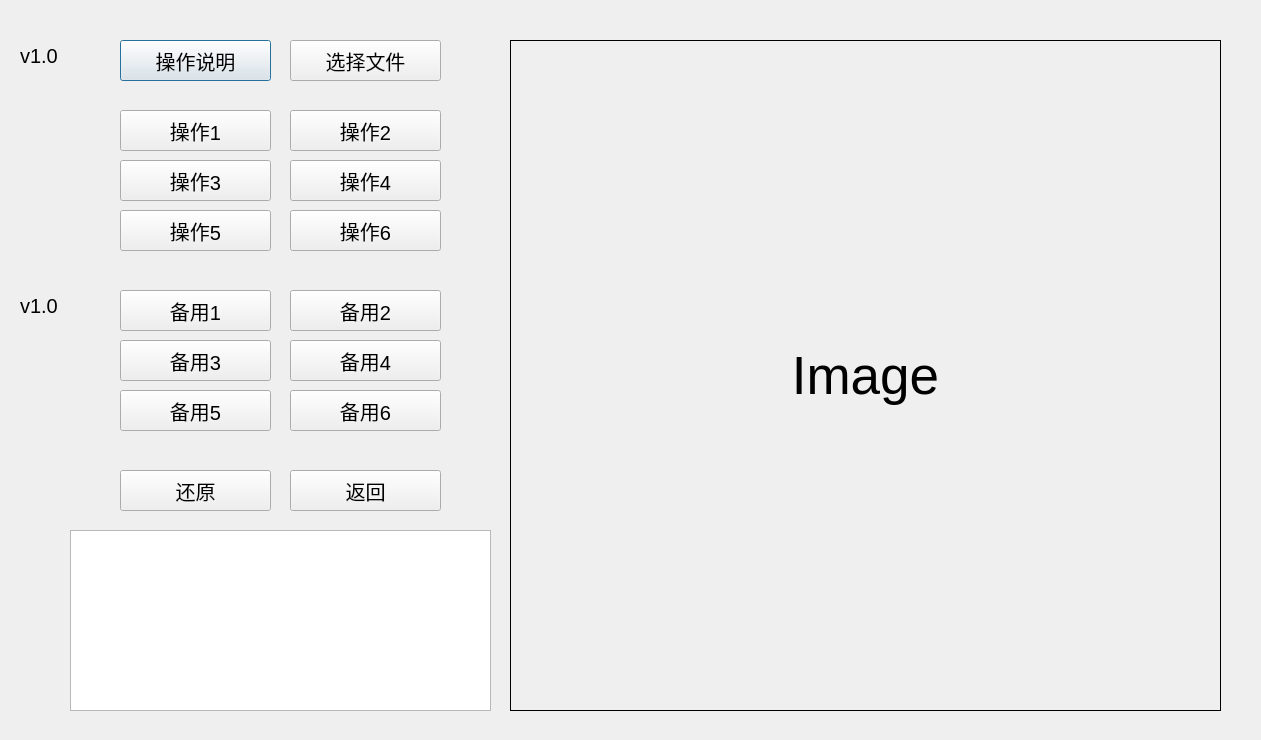
<?xml version="1.0" encoding="UTF-8"?>
<ui version="4.0">
 <class>method_tradition</class>
 <widget class="QDialog" name="method_tradition">
  <property name="geometry">
   <rect>
    <x>0</x>
    <y>0</y>
    <width>1261</width>
    <height>740</height>
   </rect>
  </property>
  <property name="windowTitle">
   <string>传统数字图像处理</string>
  </property>
  <widget class="QLabel" name="label">
   <property name="geometry">
    <rect>
     <x>510</x>
     <y>40</y>
     <width>711</width>
     <height>671</height>
    </rect>
   </property>
   <property name="font">
    <font>
     <pointsize>40</pointsize>
    </font>
   </property>
   <property name="frameShape">
    <enum>QFrame::Box</enum>
   </property>
   <property name="text">
    <string>Image</string>
   </property>
   <property name="textFormat">
    <enum>Qt::AutoText</enum>
   </property>
   <property name="alignment">
    <set>Qt::AlignCenter</set>
   </property>
  </widget>
  <widget class="QPushButton" name="pushButton">
   <property name="geometry">
    <rect>
     <x>120</x>
     <y>40</y>
     <width>151</width>
     <height>41</height>
    </rect>
   </property>
   <property name="font">
    <font>
     <pointsize>15</pointsize>
    </font>
   </property>
   <property name="text">
    <string>操作说明</string>
   </property>
  </widget>
  <widget class="QPushButton" name="pushButton_2">
   <property name="geometry">
    <rect>
     <x>290</x>
     <y>160</y>
     <width>151</width>
     <height>41</height>
    </rect>
   </property>
   <property name="font">
    <font>
     <pointsize>15</pointsize>
    </font>
   </property>
   <property name="text">
    <string>操作4</string>
   </property>
  </widget>
  <widget class="QPushButton" name="pushButton_3">
   <property name="geometry">
    <rect>
     <x>120</x>
     <y>160</y>
     <width>151</width>
     <height>41</height>
    </rect>
   </property>
   <property name="font">
    <font>
     <pointsize>15</pointsize>
    </font>
   </property>
   <property name="text">
    <string>操作3</string>
   </property>
  </widget>
  <widget class="QPushButton" name="pushButton_4">
   <property name="geometry">
    <rect>
     <x>290</x>
     <y>110</y>
     <width>151</width>
     <height>41</height>
    </rect>
   </property>
   <property name="font">
    <font>
     <pointsize>15</pointsize>
    </font>
   </property>
   <property name="text">
    <string>操作2</string>
   </property>
  </widget>
  <widget class="QPushButton" name="pushButton_5">
   <property name="geometry">
    <rect>
     <x>120</x>
     <y>210</y>
     <width>151</width>
     <height>41</height>
    </rect>
   </property>
   <property name="font">
    <font>
     <pointsize>15</pointsize>
    </font>
   </property>
   <property name="text">
    <string>操作5</string>
   </property>
  </widget>
  <widget class="QPushButton" name="pushButton_6">
   <property name="geometry">
    <rect>
     <x>120</x>
     <y>110</y>
     <width>151</width>
     <height>41</height>
    </rect>
   </property>
   <property name="font">
    <font>
     <pointsize>15</pointsize>
    </font>
   </property>
   <property name="text">
    <string>操作1</string>
   </property>
  </widget>
  <widget class="QPushButton" name="pushButton_7">
   <property name="geometry">
    <rect>
     <x>290</x>
     <y>210</y>
     <width>151</width>
     <height>41</height>
    </rect>
   </property>
   <property name="font">
    <font>
     <pointsize>15</pointsize>
    </font>
   </property>
   <property name="text">
    <string>操作6</string>
   </property>
  </widget>
  <widget class="QPushButton" name="pushButton_8">
   <property name="geometry">
    <rect>
     <x>290</x>
     <y>40</y>
     <width>151</width>
     <height>41</height>
    </rect>
   </property>
   <property name="font">
    <font>
     <pointsize>15</pointsize>
    </font>
   </property>
   <property name="text">
    <string>选择文件</string>
   </property>
  </widget>
  <widget class="QTextEdit" name="textEdit">
   <property name="geometry">
    <rect>
     <x>70</x>
     <y>530</y>
     <width>421</width>
     <height>181</height>
    </rect>
   </property>
  </widget>
  <widget class="QPushButton" name="pushButton_9">
   <property name="geometry">
    <rect>
     <x>290</x>
     <y>340</y>
     <width>151</width>
     <height>41</height>
    </rect>
   </property>
   <property name="font">
    <font>
     <pointsize>15</pointsize>
    </font>
   </property>
   <property name="text">
    <string>备用4</string>
   </property>
  </widget>
  <widget class="QPushButton" name="pushButton_10">
   <property name="geometry">
    <rect>
     <x>120</x>
     <y>470</y>
     <width>151</width>
     <height>41</height>
    </rect>
   </property>
   <property name="font">
    <font>
     <pointsize>15</pointsize>
    </font>
   </property>
   <property name="text">
    <string>还原</string>
   </property>
  </widget>
  <widget class="QPushButton" name="pushButton_11">
   <property name="geometry">
    <rect>
     <x>120</x>
     <y>390</y>
     <width>151</width>
     <height>41</height>
    </rect>
   </property>
   <property name="font">
    <font>
     <pointsize>15</pointsize>
    </font>
   </property>
   <property name="text">
    <string>备用5</string>
   </property>
  </widget>
  <widget class="QPushButton" name="pushButton_12">
   <property name="geometry">
    <rect>
     <x>290</x>
     <y>290</y>
     <width>151</width>
     <height>41</height>
    </rect>
   </property>
   <property name="font">
    <font>
     <pointsize>15</pointsize>
    </font>
   </property>
   <property name="text">
    <string>备用2</string>
   </property>
  </widget>
  <widget class="QPushButton" name="pushButton_13">
   <property name="geometry">
    <rect>
     <x>290</x>
     <y>390</y>
     <width>151</width>
     <height>41</height>
    </rect>
   </property>
   <property name="font">
    <font>
     <pointsize>15</pointsize>
    </font>
   </property>
   <property name="text">
    <string>备用6</string>
   </property>
  </widget>
  <widget class="QPushButton" name="pushButton_14">
   <property name="geometry">
    <rect>
     <x>120</x>
     <y>340</y>
     <width>151</width>
     <height>41</height>
    </rect>
   </property>
   <property name="font">
    <font>
     <pointsize>15</pointsize>
    </font>
   </property>
   <property name="text">
    <string>备用3</string>
   </property>
  </widget>
  <widget class="QPushButton" name="pushButton_15">
   <property name="geometry">
    <rect>
     <x>290</x>
     <y>470</y>
     <width>151</width>
     <height>41</height>
    </rect>
   </property>
   <property name="font">
    <font>
     <pointsize>15</pointsize>
    </font>
   </property>
   <property name="text">
    <string>返回</string>
   </property>
  </widget>
  <widget class="QPushButton" name="pushButton_16">
   <property name="geometry">
    <rect>
     <x>120</x>
     <y>290</y>
     <width>151</width>
     <height>41</height>
    </rect>
   </property>
   <property name="font">
    <font>
     <pointsize>15</pointsize>
    </font>
   </property>
   <property name="text">
    <string>备用1</string>
   </property>
  </widget>
  <widget class="QLabel" name="label_2">
   <property name="geometry">
    <rect>
     <x>20</x>
     <y>30</y>
     <width>81</width>
     <height>51</height>
    </rect>
   </property>
   <property name="font">
    <font>
     <pointsize>15</pointsize>
    </font>
   </property>
   <property name="text">
    <string>v1.0</string>
   </property>
  </widget>
  <widget class="QLabel" name="label_3">
   <property name="geometry">
    <rect>
     <x>20</x>
     <y>280</y>
     <width>81</width>
     <height>51</height>
    </rect>
   </property>
   <property name="font">
    <font>
     <pointsize>15</pointsize>
    </font>
   </property>
   <property name="text">
    <string>v1.0</string>
   </property>
  </widget>
 </widget>
 <resources/>
 <connections/>
</ui>
